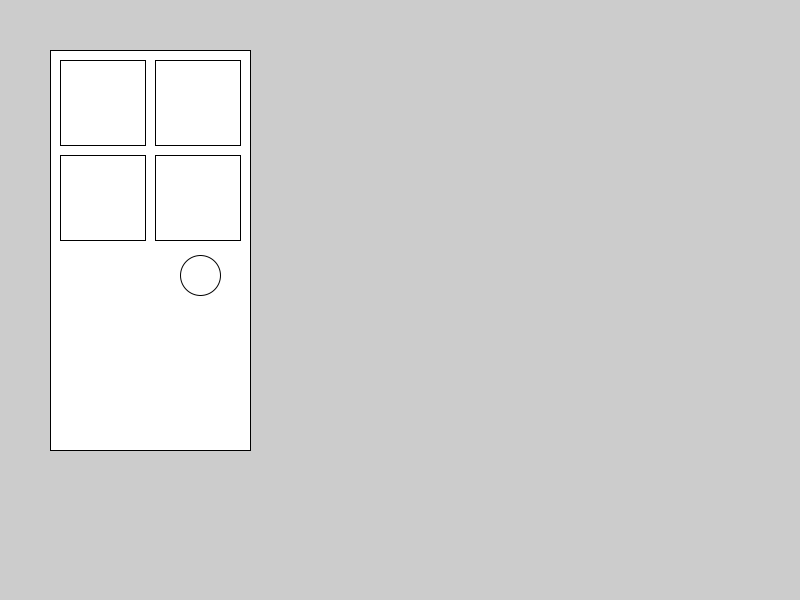
Frame 1 (no input)
Frame 60 (the mouse pressed at the canvas centre just before this capture): identical to frame 1, image omitted
Frame 120 (the mouse held since frame 60 and released just before this capture): identical to frame 1, image omitted

The Processing sketch that drew this single still picture (run headless with seeded random() and noise(); from frame 60 on, the mouse is pressed at the canvas centre):

// Processing sketch: Dumb_Door
// ── Dumb_Door.pde
void setup() {
  size(800,600);
}

void draw() {
  rect(50, 50, 200, 400);
  rect(60, 60, 85, 85);
  rect(155, 60, 85, 85);
  rect(60, 155, 85, 85);
  rect(155, 155, 85, 85);
  ellipse(200, 275, 40, 40);
}
